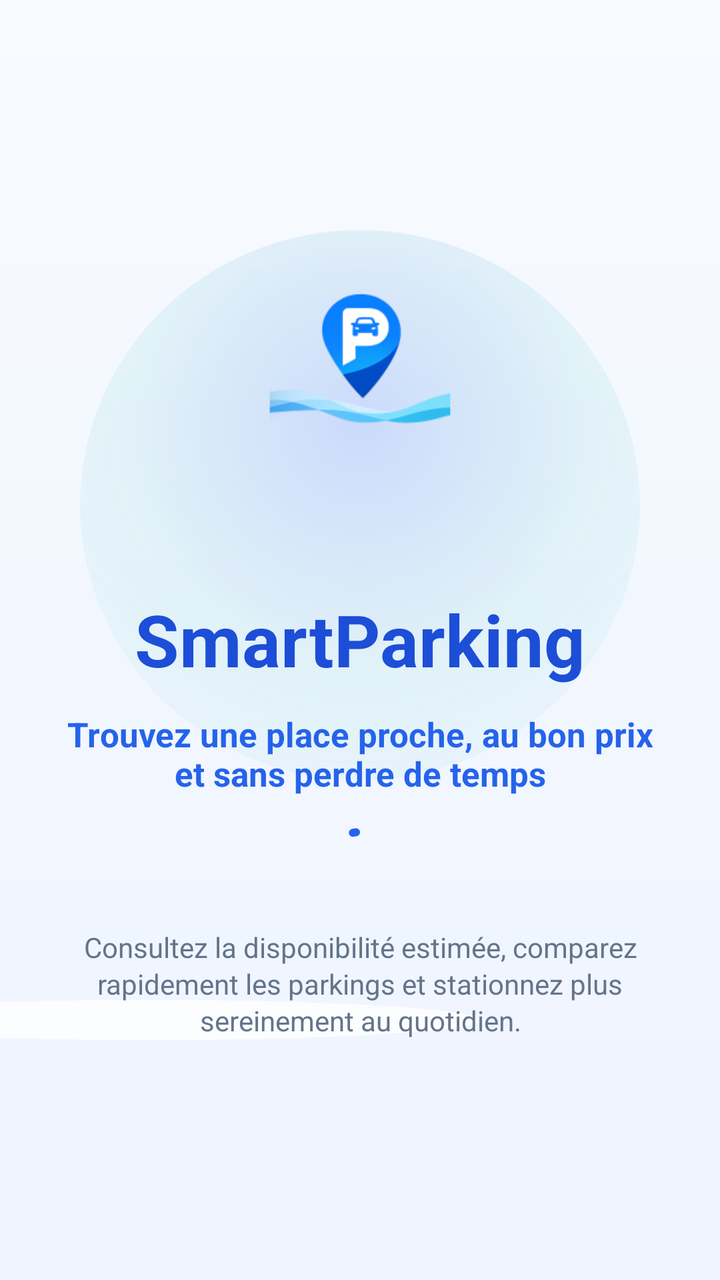
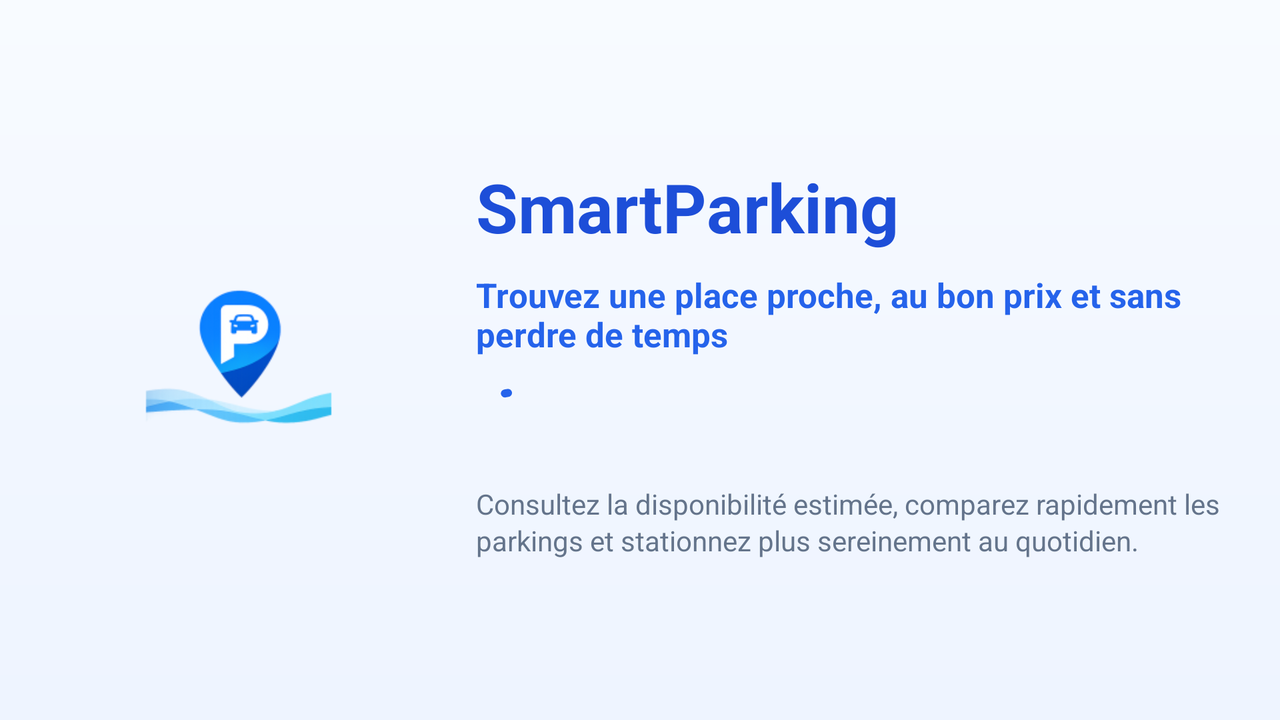

The same Android screen from two of the app's own layout files: first res/layout/ as a phone draws it, then the repository's variant for another configuration, drawn on a device whose configuration selects that folder. Both files follow.
<!-- AndroidManifest.xml: application theme Theme.ParkSmart -->
<!-- res/layout/fragment_splash.xml -->
<?xml version="1.0" encoding="utf-8"?>
<androidx.constraintlayout.widget.ConstraintLayout
    xmlns:android="http://schemas.android.com/apk/res/android"
    xmlns:app="http://schemas.android.com/apk/res-auto"
    android:layout_width="match_parent"
    android:layout_height="match_parent"
    android:background="@drawable/bg_splash"
    android:paddingStart="24dp"
    android:paddingEnd="24dp">

    <androidx.constraintlayout.widget.Guideline
        android:id="@+id/guidelineTop"
        android:layout_width="wrap_content"
        android:layout_height="wrap_content"
        android:orientation="horizontal"
        app:layout_constraintGuide_percent="0.11" />

    <ImageView
        android:id="@+id/ivSplashLogo"
        android:layout_width="250dp"
        android:layout_height="185dp"
        android:layout_marginTop="18dp"
        android:adjustViewBounds="true"
        android:contentDescription="@string/app_name"
        android:scaleType="fitCenter"
        android:src="@mipmap/ic_smartparking_foreground"
        app:layout_constraintTop_toBottomOf="@id/guidelineTop"
        app:layout_constraintStart_toStartOf="parent"
        app:layout_constraintEnd_toEndOf="parent" />

    <TextView
        android:id="@+id/tvSplashTitle"
        android:layout_width="wrap_content"
        android:layout_height="wrap_content"
        android:layout_marginTop="22dp"
        android:text="@string/splash_title"
        android:textColor="@color/ps_primary_dark"
        android:textSize="36sp"
        android:textStyle="bold"
        app:layout_constraintTop_toBottomOf="@id/ivSplashLogo"
        app:layout_constraintStart_toStartOf="parent"
        app:layout_constraintEnd_toEndOf="parent" />

    <TextView
        android:id="@+id/tvSplashSubtitle"
        android:layout_width="0dp"
        android:layout_height="wrap_content"
        android:layout_marginTop="12dp"
        android:gravity="center"
        android:maxWidth="320dp"
        android:text="@string/splash_subtitle"
        android:textColor="@color/ps_primary"
        android:textSize="17sp"
        android:textStyle="bold"
        app:layout_constraintTop_toBottomOf="@id/tvSplashTitle"
        app:layout_constraintStart_toStartOf="parent"
        app:layout_constraintEnd_toEndOf="parent" />

    <com.google.android.material.progressindicator.CircularProgressIndicator
        android:id="@+id/progressSplash"
        android:layout_width="36dp"
        android:layout_height="36dp"
        android:layout_marginTop="16dp"
        android:indeterminate="true"
        app:indicatorSize="36dp"
        app:indicatorInset="0dp"
        app:trackThickness="4dp"
        app:indicatorColor="@color/ps_primary"
        app:trackColor="@color/ps_text_muted"
        app:layout_constraintTop_toBottomOf="@id/tvSplashSubtitle"
        app:layout_constraintStart_toStartOf="parent"
        app:layout_constraintEnd_toEndOf="parent" />

    <TextView
        android:id="@+id/tvSplashDesc"
        android:layout_width="0dp"
        android:layout_height="wrap_content"
        android:layout_marginTop="14dp"
        android:gravity="center"
        android:lineSpacingExtra="2dp"
        android:maxWidth="340dp"
        android:text="@string/splash_desc"
        android:textColor="@color/ps_text_muted"
        android:textSize="14sp"
        app:layout_constraintTop_toBottomOf="@id/progressSplash"
        app:layout_constraintStart_toStartOf="parent"
        app:layout_constraintEnd_toEndOf="parent" />

</androidx.constraintlayout.widget.ConstraintLayout>
<!-- resources referenced by this layout -->
<resources>
  <color name="ps_primary">#2563EB</color>
  <color name="ps_primary_dark">#1D4ED8</color>
  <color name="ps_text_muted">#64748B</color>
  <!-- drawable bg_splash: vector/xml drawable (drawable, 2681 chars, omitted) -->
  <!-- mipmap ic_smartparking_foreground: webp bitmap (mipmap-hdpi, 3440 bytes) -->
  <string name="app_name">SmartParking</string>
  <string name="splash_desc">Consultez la disponibilité estimée, comparez rapidement les parkings et stationnez plus sereinement au quotidien.</string>
  <string name="splash_subtitle">Trouvez une place proche, au bon prix et sans perdre de temps</string>
  <string name="splash_title">SmartParking</string>
  <style name="Theme.ParkSmart" parent="Base.Theme.ParkSmart" />
  <style name="Base.Theme.ParkSmart" parent="Theme.Material3.DayNight.NoActionBar">
  
          
          <item name="colorPrimary">@color/ps_primary</item>
          <item name="colorOnPrimary">@color/white</item>
          <item name="colorPrimaryContainer">@color/ps_primary_container</item>
          <item name="colorOnPrimaryContainer">@color/ps_on_primary_container</item>
  
          
          <item name="android:colorBackground">@color/ps_bg</item>
          <item name="colorSurface">@color/ps_surface</item>
          <item name="colorOnSurface">@color/ps_text</item>
          <item name="colorOutline">@color/ps_outline</item>
  
          
          <item name="android:windowBackground">@color/ps_bg</item>
  
          
          <item name="android:statusBarColor">@android:color/transparent</item>
          <item name="android:navigationBarColor">@color/ps_bg</item>
          <item name="android:windowLightStatusBar" tools:targetApi="m">true</item>
          <item name="android:windowLightNavigationBar" tools:targetApi="o_mr1">true</item>
  
          
          <item name="materialButtonStyle">@style/Widget.ParkSmart.Button</item>
          <item name="textInputStyle">@style/Widget.ParkSmart.TextInput</item>
  
          
          <item name="android:forceDarkAllowed" tools:targetApi="q">false</item>
      </style>
  <color name="white">#FFFFFF</color>
  <color name="ps_primary_container">#DBEAFE</color>
  <color name="ps_on_primary_container">#0B2A6F</color>
  <color name="ps_bg">#F6F9FF</color>
  <color name="ps_surface">#FFFFFF</color>
  <color name="ps_text">#0F172A</color>
  <color name="ps_outline">#D6DEEE</color>
  <style name="Widget.ParkSmart.Button" parent="Widget.Material3.Button">
          <item name="cornerRadius">16dp</item>
          <item name="android:minHeight">52dp</item>
          <item name="android:textAllCaps">false</item>
          <item name="android:textStyle">bold</item>
          <item name="android:textSize">16sp</item>
          <item name="backgroundTint">@color/ps_primary</item>
      </style>
  <style name="Widget.ParkSmart.TextInput" parent="Widget.Material3.TextInputLayout.OutlinedBox">
          <item name="boxStrokeColor">@color/ps_outline</item>
          <item name="boxStrokeWidth">1dp</item>
          <item name="boxStrokeWidthFocused">2dp</item>
          <item name="boxBackgroundColor">@color/ps_surface</item>
          <item name="boxCornerRadiusTopStart">14dp</item>
          <item name="boxCornerRadiusTopEnd">14dp</item>
          <item name="boxCornerRadiusBottomStart">14dp</item>
          <item name="boxCornerRadiusBottomEnd">14dp</item>
          <item name="hintTextColor">@color/ps_text_muted</item>
      </style>
</resources>
<!-- res/layout-land/fragment_splash.xml (the repository's variant of the layout above) -->
<!-- drawn on the phone turned sideways -->
<?xml version="1.0" encoding="utf-8"?>
<androidx.constraintlayout.widget.ConstraintLayout
    xmlns:android="http://schemas.android.com/apk/res/android"
    xmlns:app="http://schemas.android.com/apk/res-auto"
    android:layout_width="match_parent"
    android:layout_height="match_parent"
    android:background="@drawable/bg_splash"
    android:paddingStart="20dp"
    android:paddingTop="16dp"
    android:paddingEnd="20dp"
    android:paddingBottom="16dp">

    <androidx.constraintlayout.widget.Guideline
        android:id="@+id/guide_middle"
        android:layout_width="wrap_content"
        android:layout_height="wrap_content"
        android:orientation="vertical"
        app:layout_constraintGuide_percent="0.33" />

    <ImageView
        android:id="@+id/ivSplashLogo"
        android:layout_width="260dp"
        android:layout_height="190dp"
        android:adjustViewBounds="true"
        android:contentDescription="@string/app_name"
        android:scaleType="fitCenter"
        android:src="@mipmap/ic_smartparking_foreground"
        app:layout_constraintTop_toTopOf="parent"
        app:layout_constraintBottom_toBottomOf="parent"
        app:layout_constraintStart_toStartOf="parent"
        app:layout_constraintEnd_toStartOf="@id/guide_middle" />

    <LinearLayout
        android:id="@+id/content_right"
        android:layout_width="0dp"
        android:layout_height="wrap_content"
        android:orientation="vertical"
        android:gravity="center_vertical"
        android:layout_marginStart="20dp"
        android:layout_marginEnd="10dp"
        app:layout_constraintTop_toTopOf="parent"
        app:layout_constraintBottom_toBottomOf="parent"
        app:layout_constraintStart_toStartOf="@id/guide_middle"
        app:layout_constraintEnd_toEndOf="parent">

        <TextView
            android:id="@+id/tvSplashTitle"
            android:layout_width="wrap_content"
            android:layout_height="wrap_content"
            android:text="@string/splash_title"
            android:textColor="@color/ps_primary_dark"
            android:textSize="34sp"
            android:textStyle="bold" />

        <TextView
            android:id="@+id/tvSplashSubtitle"
            android:layout_width="match_parent"
            android:layout_height="wrap_content"
            android:layout_marginTop="10dp"
            android:text="@string/splash_subtitle"
            android:textColor="@color/ps_primary"
            android:textSize="17sp"
            android:textStyle="bold" />

        <com.google.android.material.progressindicator.CircularProgressIndicator
            android:id="@+id/progressSplash"
            android:layout_width="36dp"
            android:layout_height="36dp"
            android:layout_marginTop="16dp"
            android:indeterminate="true"
            app:indicatorSize="36dp"
            app:indicatorInset="0dp"
            app:trackThickness="4dp"
            app:indicatorColor="@color/ps_primary"
            app:trackColor="@color/ps_text_muted" />

        <TextView
            android:id="@+id/tvSplashDesc"
            android:layout_width="match_parent"
            android:layout_height="wrap_content"
            android:layout_marginTop="12dp"
            android:lineSpacingExtra="2dp"
            android:text="@string/splash_desc"
            android:textColor="@color/ps_text_muted"
            android:textSize="14sp" />

    </LinearLayout>

</androidx.constraintlayout.widget.ConstraintLayout>
